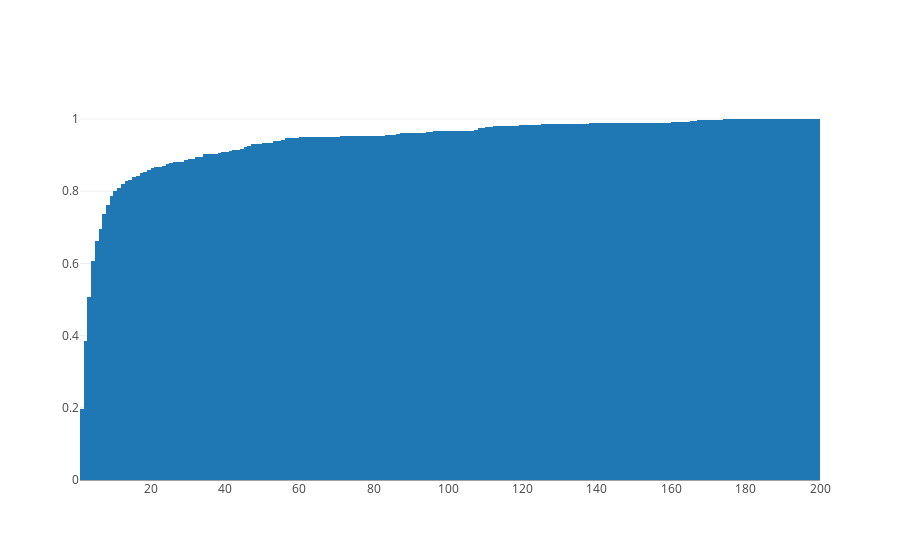

Here is the notebook cell this chart was saved with:
### Code cell
#CUMMULATIVE HISTOGRAM 200

x=resultsRL_cs['200']
data = [go.Histogram(x=x,
                     xbins=dict(
        start=0,
        end=200,
        size=1.
    ),
                     histnorm='probability',
                     cumulative=dict(enabled=True))]

iplot(data, filename='cumulative histogram')

bins = np.arange(0,200)
values, base = np.histogram(resultsRL_cs['200'], bins=bins, density=1)
for i in range(1,200):
    S=np.sum(values[:i])
    print S
    if S>0.8:
        print 'i!=',i
        size['200']=i
        break

### Figure 1 — Plotly figure (JSON) as saved in the notebook; plotly's stock layout.template omitted (floating-point values rounded to 4 significant figures; data arrays with more than 128 entries replaced by an {"elided": "..."} marker saying what was removed)
{"data": [{"cumulative": {"enabled": true}, "histnorm": "probability", "type": "histogram", "x": {"elided": "500 int values"}, "xbins": {"end": 200, "size": 1, "start": 0}}], "layout": {}}
